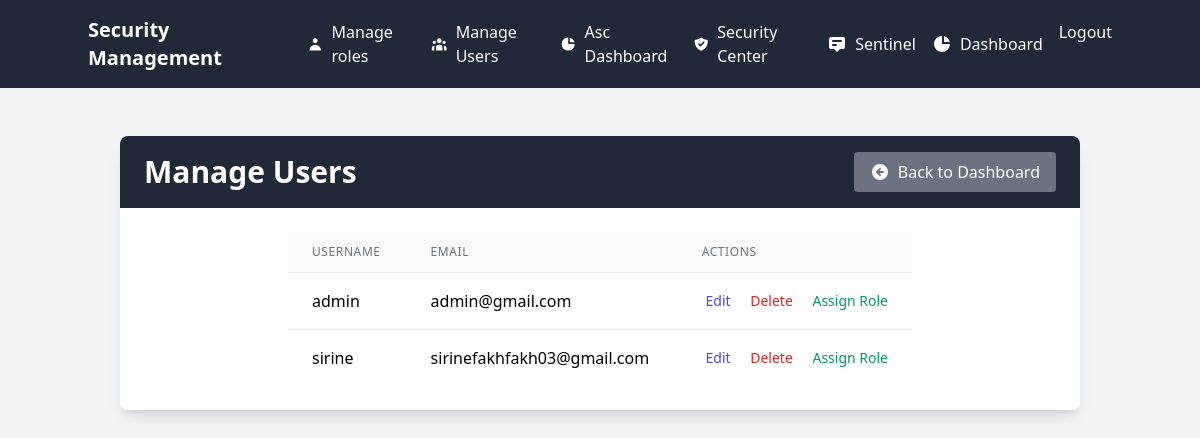
Screenshot of /admin/manage_users (signed in) with the database file from the repository.
### app.py (models this page shows)
class User(UserMixin, db.Model):
    id = db.Column(db.Integer, primary_key=True)
    username = db.Column(db.String(80), unique=True, nullable=False)
    email = db.Column(db.String(120), unique=True, nullable=False)
    password_hash = db.Column(db.String(120), nullable=False)
    role = db.Column(db.String(20), nullable=False, default='user')
    totp_secret = db.Column(db.String(120), nullable=True)
    role_id = db.Column(db.Integer, db.ForeignKey('role.id'), nullable=True)
    role_relation = db.relationship('Role', backref='users', foreign_keys=[role_id])
    is_active = db.Column(db.Boolean, default=True)
    def has_permission(self, permission_name):
        if not self.role_relation:
            return False
        return db.session.query(
            exists().where(
                and_(
                    RolePermission.role_id == self.role_relation.id,
                    RolePermission.permission_id == Permission.id,
                    Permission.name == permission_name
                )
            )
        ).scalar()

### app.py (the view)
@admin_bp.route('/manage_users', methods=['GET'])
@login_required
def manage_users():
    users = User.query.all()
    return render_template('admin/manage_users.html', users=users)

### app.py (called while the page is built)
@login_manager.user_loader
def load_user(user_id):
    return db.session.get(User, int(user_id))

### templates/admin/manage_users.html (shortened to what this page needs)
{% extends "base.html" %}
{% block content %}
<div class="container mx-auto px-4 py-8">
    <div class="bg-white shadow-lg rounded-lg overflow-hidden">
        <div class="bg-gray-800 text-white px-6 py-4 flex justify-between items-center">
            <h2 class="text-3xl font-bold">Manage Users</h2>
            <div class="space-x-2">
                <a href="{{ url_for('admin_bp.admin_dashboard') }}" class="bg-gray-500 hover:bg-gray-600 px-4 py-2 rounded transition flex items-center">
                    <svg xmlns="http://www.w3.org/2000/svg" class="h-5 w-5 mr-2" viewBox="0 0 20 20" fill="currentColor">
                        <path fill-rule="evenodd" d="M10 18a8 8 0 100-16 8 8 0 000 16zm.707-10.293a1 1 0 00-1.414-1.414l-3 3a1 1 0 000 1.414l3 3a1 1 0 001.414-1.414L9.414 11H13a1 1 0 100-2H9.414l1.293-1.293z" clip-rule="evenodd" />
                    </svg>
                    Back to Dashboard
                </a>
            </div>
        </div>
        <div class="p-6 max-w-2xl mx-auto">
            <table class="min-w-full divide-y divide-gray-200">
                <thead class="bg-gray-50">
                    <tr>
                        <th scope="col" class="px-6 py-3 text-left text-xs font-medium text-gray-500 uppercase tracking-wider">
                            Username
                        </th>
                        <th scope="col" class="px-6 py-3 text-left text-xs font-medium text-gray-500 uppercase tracking-wider">
                            Email
                        </th>
                        <th scope="col" class="px-6 py-3 text-left text-xs font-medium text-gray-500 uppercase tracking-wider">
                            Actions
                        </th>
                    </tr>
                </thead>
                <tbody class="bg-white divide-y divide-gray-200">
                    {% for user in users %}
                    <tr>
                        <td class="px-6 py-4 whitespace-nowrap">
                            {{ user.username }}
                        </td>
                        <td class="px-6 py-4 whitespace-nowrap">
                            {{ user.email }}
                        </td>
                        <td class="px-6 py-4 whitespace-nowrap text-right text-sm font-medium">
                            <a href="{{ url_for('admin_bp.edit_user', user_id=user.id) }}" class="text-indigo-600 hover:text-indigo-900">Edit</a>
                            <form action="{{ url_for('admin_bp.delete_user', user_id=user.id) }}" method="POST" style="display:inline;">
                                <button type="submit" class="text-red-600 hover:text-red-900 ml-4">Delete</button>
                            </form>
                            <a href="{{ url_for('admin_bp.assign_role', user_id=user.id) }}" class="text-green-600 hover:text-green-900 ml-4">Assign Role</a>
                        </td>
                    </tr>
                    {% endfor %}
                </tbody>
            </table>
        </div>
    </div>
</div>
{% endblock %}

### rows the page displays
User: username "admin", email "admin@gmail.com"
User: username "sirine", email "sirinefakhfakh03@gmail.com"
